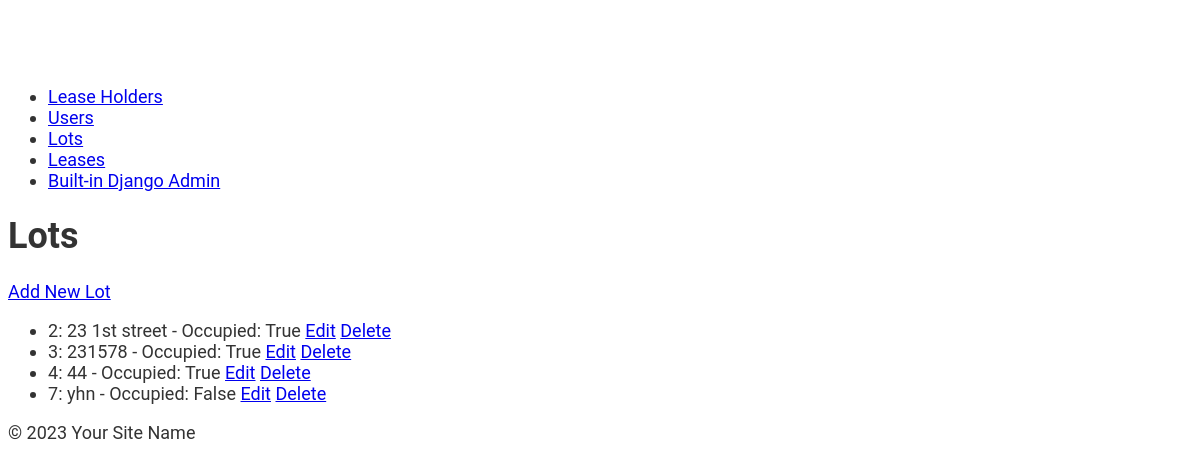
Page /lots/ on the earlier database version.
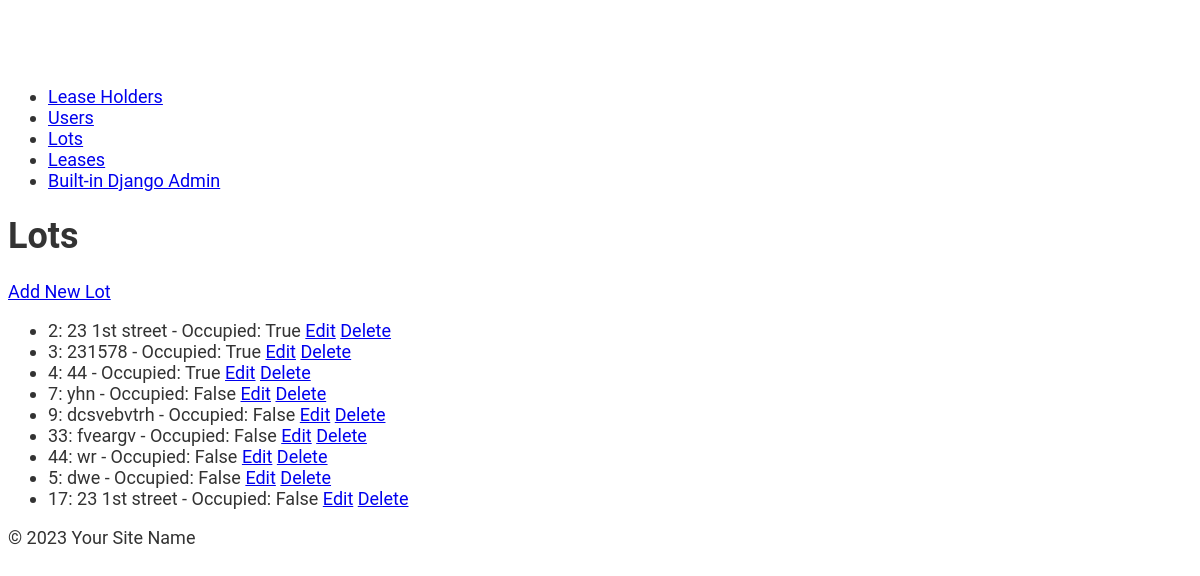
Same page on the later database version.
### lots/models.py (models this page shows, shortened)
class Lot(models.Model):
    lot_number = models.IntegerField(unique=True, help_text="Unique number identifying the lot")
    lot_address = models.CharField(max_length=300, help_text="Address of the lot")
    occupied = models.BooleanField(default=False, help_text="Flag to indicate if the lot is currently occupied")

### lots/views.py (the view)
# urls.py: path('lots/', lot_list, name='lot_list'),
def lot_list(request):
    lots = Lot.objects.all()
    return render(request, 'lots/lot_list.html', {'lots': lots})

### lots/templates/lots/lot_list.html (shortened to what this page needs)
{% extends 'lots/base.html' %}
{% block content %}
<h1>Lots</h1>
<a href="{% url 'lot_create' %}">Add New Lot</a>
<ul>
    {% for lot in lots %}
    <li>
        {{ lot.lot_number }}: {{ lot.lot_address }} - Occupied: {{ lot.occupied }}
        <a href="{% url 'lot_update' lot.pk %}">Edit</a>
        <a href="{% url 'lot_delete' lot.pk %}">Delete</a>
    </li>
    {% endfor %}
</ul>
{% endblock %}

Differences in the rows shown:
added Lot: lot_number "9", lot_address "dcsvebvtrh", occupied "False"
added Lot: lot_number "33", lot_address "fveargv", occupied "False"
added Lot: lot_number "44", lot_address "wr", occupied "False"
added Lot: lot_number "5", lot_address "dwe", occupied "False"
added Lot: lot_number "17", lot_address "23 1st street", occupied "False"
